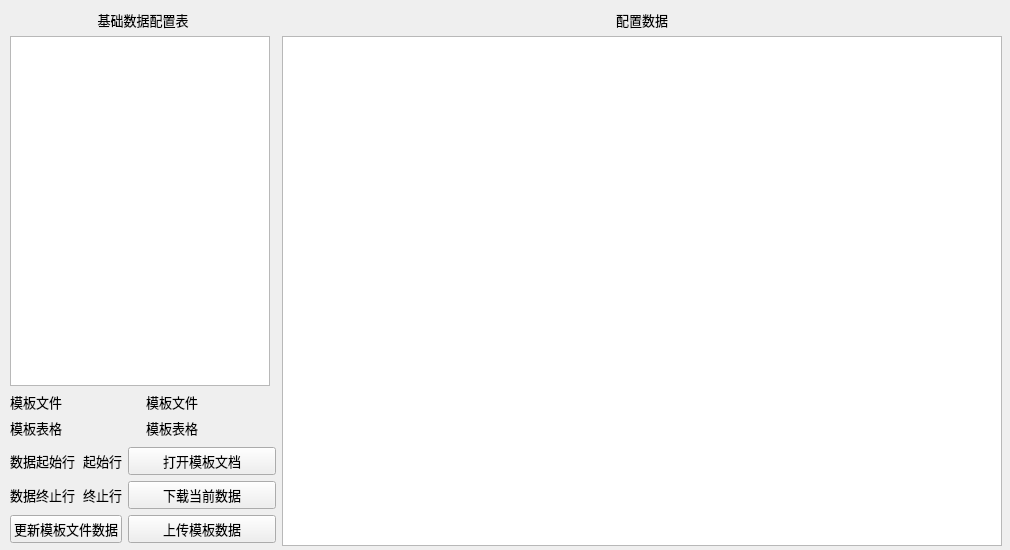
<?xml version="1.0" encoding="UTF-8"?>
<ui version="4.0">
 <class>MDMForm</class>
 <widget class="QWidget" name="MDMForm">
  <property name="windowModality">
   <enum>Qt::NonModal</enum>
  </property>
  <property name="geometry">
   <rect>
    <x>0</x>
    <y>0</y>
    <width>1010</width>
    <height>550</height>
   </rect>
  </property>
  <property name="sizePolicy">
   <sizepolicy hsizetype="Expanding" vsizetype="Expanding">
    <horstretch>0</horstretch>
    <verstretch>0</verstretch>
   </sizepolicy>
  </property>
  <property name="minimumSize">
   <size>
    <width>1010</width>
    <height>550</height>
   </size>
  </property>
  <property name="maximumSize">
   <size>
    <width>1366</width>
    <height>768</height>
   </size>
  </property>
  <property name="baseSize">
   <size>
    <width>1000</width>
    <height>500</height>
   </size>
  </property>
  <property name="windowTitle">
   <string>基础数据配置</string>
  </property>
  <widget class="QWidget" name="layoutWidget">
   <property name="geometry">
    <rect>
     <x>10</x>
     <y>10</y>
     <width>992</width>
     <height>536</height>
    </rect>
   </property>
   <layout class="QHBoxLayout" name="horizontalLayout_6" stretch="2,0">
    <item>
     <layout class="QVBoxLayout" name="verticalLayout_3" stretch="0,6,0,0,3">
      <item>
       <widget class="QLabel" name="MDMlable">
        <property name="font">
         <font>
          <family>Microsoft YaHei UI</family>
          <pointsize>10</pointsize>
         </font>
        </property>
        <property name="text">
         <string>基础数据配置表</string>
        </property>
        <property name="alignment">
         <set>Qt::AlignCenter</set>
        </property>
       </widget>
      </item>
      <item>
       <widget class="QListWidget" name="MDMListWidget">
        <property name="sizePolicy">
         <sizepolicy hsizetype="Fixed" vsizetype="Expanding">
          <horstretch>0</horstretch>
          <verstretch>0</verstretch>
         </sizepolicy>
        </property>
        <property name="minimumSize">
         <size>
          <width>260</width>
          <height>350</height>
         </size>
        </property>
        <property name="font">
         <font>
          <pointsize>10</pointsize>
         </font>
        </property>
        <property name="editTriggers">
         <set>QAbstractItemView::NoEditTriggers</set>
        </property>
       </widget>
      </item>
      <item>
       <layout class="QHBoxLayout" name="horizontalLayout" stretch="0,9">
        <item>
         <widget class="QLabel" name="temFilel">
          <property name="font">
           <font>
            <family>Microsoft YaHei UI</family>
            <pointsize>10</pointsize>
           </font>
          </property>
          <property name="text">
           <string>模板文件</string>
          </property>
         </widget>
        </item>
        <item>
         <widget class="QLabel" name="temFile">
          <property name="font">
           <font>
            <family>Microsoft YaHei UI</family>
            <pointsize>10</pointsize>
           </font>
          </property>
          <property name="text">
           <string>模板文件</string>
          </property>
          <property name="alignment">
           <set>Qt::AlignCenter</set>
          </property>
         </widget>
        </item>
       </layout>
      </item>
      <item>
       <layout class="QHBoxLayout" name="horizontalLayout_2" stretch="0,9">
        <item>
         <widget class="QLabel" name="temSheetl">
          <property name="font">
           <font>
            <family>Microsoft YaHei UI</family>
            <pointsize>10</pointsize>
           </font>
          </property>
          <property name="text">
           <string>模板表格</string>
          </property>
         </widget>
        </item>
        <item>
         <widget class="QLabel" name="temSheet">
          <property name="font">
           <font>
            <family>Microsoft YaHei UI</family>
            <pointsize>10</pointsize>
           </font>
          </property>
          <property name="text">
           <string>模板表格</string>
          </property>
          <property name="alignment">
           <set>Qt::AlignCenter</set>
          </property>
         </widget>
        </item>
       </layout>
      </item>
      <item>
       <layout class="QFormLayout" name="formLayout">
        <item row="0" column="0">
         <layout class="QVBoxLayout" name="verticalLayout_2" stretch="0,0,8">
          <property name="sizeConstraint">
           <enum>QLayout::SetDefaultConstraint</enum>
          </property>
          <item>
           <layout class="QHBoxLayout" name="horizontalLayout_3" stretch="8,2">
            <item>
             <widget class="QLabel" name="temStartl">
              <property name="font">
               <font>
                <family>Microsoft YaHei UI</family>
                <pointsize>10</pointsize>
               </font>
              </property>
              <property name="text">
               <string>数据起始行</string>
              </property>
              <property name="alignment">
               <set>Qt::AlignLeading|Qt::AlignLeft|Qt::AlignVCenter</set>
              </property>
             </widget>
            </item>
            <item>
             <widget class="QLabel" name="temStart">
              <property name="font">
               <font>
                <family>Microsoft YaHei UI</family>
                <pointsize>10</pointsize>
               </font>
              </property>
              <property name="text">
               <string>起始行</string>
              </property>
              <property name="alignment">
               <set>Qt::AlignCenter</set>
              </property>
             </widget>
            </item>
           </layout>
          </item>
          <item>
           <layout class="QHBoxLayout" name="horizontalLayout_4" stretch="8,2">
            <item>
             <widget class="QLabel" name="temEndl">
              <property name="font">
               <font>
                <family>Microsoft YaHei UI</family>
                <pointsize>10</pointsize>
               </font>
              </property>
              <property name="text">
               <string>数据终止行</string>
              </property>
              <property name="alignment">
               <set>Qt::AlignLeading|Qt::AlignLeft|Qt::AlignVCenter</set>
              </property>
             </widget>
            </item>
            <item>
             <widget class="QLabel" name="temEnd">
              <property name="font">
               <font>
                <family>Microsoft YaHei UI</family>
                <pointsize>10</pointsize>
               </font>
              </property>
              <property name="text">
               <string>终止行</string>
              </property>
              <property name="alignment">
               <set>Qt::AlignCenter</set>
              </property>
             </widget>
            </item>
           </layout>
          </item>
          <item>
           <widget class="QPushButton" name="btnUpdate">
            <property name="font">
             <font>
              <family>Microsoft YaHei UI</family>
              <pointsize>10</pointsize>
             </font>
            </property>
            <property name="text">
             <string>更新模板文件数据</string>
            </property>
           </widget>
          </item>
         </layout>
        </item>
        <item row="0" column="1">
         <layout class="QVBoxLayout" name="verticalLayout">
          <item>
           <widget class="QPushButton" name="btnTemplate">
            <property name="font">
             <font>
              <family>Microsoft YaHei UI</family>
              <pointsize>10</pointsize>
             </font>
            </property>
            <property name="text">
             <string>打开模板文档</string>
            </property>
           </widget>
          </item>
          <item>
           <widget class="QPushButton" name="btnExport">
            <property name="font">
             <font>
              <family>Microsoft YaHei UI</family>
              <pointsize>10</pointsize>
             </font>
            </property>
            <property name="text">
             <string>下载当前数据</string>
            </property>
           </widget>
          </item>
          <item>
           <widget class="QPushButton" name="btnImport">
            <property name="font">
             <font>
              <family>Microsoft YaHei UI</family>
              <pointsize>10</pointsize>
             </font>
            </property>
            <property name="text">
             <string>上传模板数据</string>
            </property>
           </widget>
          </item>
         </layout>
        </item>
       </layout>
      </item>
     </layout>
    </item>
    <item>
     <layout class="QVBoxLayout" name="verticalLayout_4">
      <item>
       <widget class="QLabel" name="dataLabel">
        <property name="font">
         <font>
          <family>Microsoft YaHei UI</family>
          <pointsize>10</pointsize>
         </font>
        </property>
        <property name="text">
         <string>配置数据</string>
        </property>
        <property name="textFormat">
         <enum>Qt::AutoText</enum>
        </property>
        <property name="alignment">
         <set>Qt::AlignCenter</set>
        </property>
       </widget>
      </item>
      <item>
       <widget class="QTableWidget" name="dataTableWidget">
        <property name="minimumSize">
         <size>
          <width>720</width>
          <height>470</height>
         </size>
        </property>
        <property name="font">
         <font>
          <pointsize>10</pointsize>
         </font>
        </property>
        <property name="sizeAdjustPolicy">
         <enum>QAbstractScrollArea::AdjustIgnored</enum>
        </property>
        <property name="editTriggers">
         <set>QAbstractItemView::NoEditTriggers</set>
        </property>
        <property name="selectionMode">
         <enum>QAbstractItemView::NoSelection</enum>
        </property>
        <property name="sortingEnabled">
         <bool>true</bool>
        </property>
        <property name="rowCount">
         <number>0</number>
        </property>
       </widget>
      </item>
     </layout>
    </item>
   </layout>
  </widget>
 </widget>
 <tabstops>
  <tabstop>MDMListWidget</tabstop>
  <tabstop>btnTemplate</tabstop>
  <tabstop>btnExport</tabstop>
  <tabstop>btnImport</tabstop>
  <tabstop>btnUpdate</tabstop>
  <tabstop>dataTableWidget</tabstop>
 </tabstops>
 <resources/>
 <connections/>
</ui>
